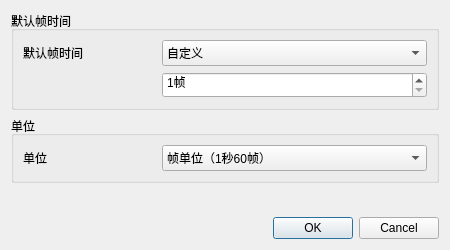
<?xml version="1.0" encoding="UTF-8"?>
<ui version="4.0">
 <class>W_ALE_CellDataGlobal</class>
 <widget class="QDialog" name="W_ALE_CellDataGlobal">
  <property name="geometry">
   <rect>
    <x>0</x>
    <y>0</y>
    <width>450</width>
    <height>250</height>
   </rect>
  </property>
  <property name="windowTitle">
   <string>编辑帧设置</string>
  </property>
  <property name="styleSheet">
   <string notr="true">
QComboBox QAbstractItemView::item { min-height: 26px;}</string>
  </property>
  <layout class="QVBoxLayout" name="verticalLayout">
   <item>
    <widget class="QGroupBox" name="groupBox">
     <property name="title">
      <string>默认帧时间</string>
     </property>
     <layout class="QGridLayout" name="gridLayout" columnstretch="1,0">
      <item row="0" column="0" colspan="2">
       <widget class="QStackedWidget" name="stackedWidget">
        <property name="currentIndex">
         <number>0</number>
        </property>
        <widget class="QWidget" name="page_frameUnit">
         <layout class="QGridLayout" name="gridLayout_3" columnstretch="1,2">
          <property name="leftMargin">
           <number>0</number>
          </property>
          <property name="topMargin">
           <number>0</number>
          </property>
          <property name="rightMargin">
           <number>0</number>
          </property>
          <property name="bottomMargin">
           <number>0</number>
          </property>
          <item row="0" column="0">
           <widget class="QLabel" name="label_frameUnit">
            <property name="text">
             <string>默认帧时间</string>
            </property>
           </widget>
          </item>
          <item row="0" column="1">
           <widget class="QComboBox" name="comboBox_frameUnit">
            <property name="minimumSize">
             <size>
              <width>0</width>
              <height>26</height>
             </size>
            </property>
            <item>
             <property name="text">
              <string>自定义</string>
             </property>
            </item>
           </widget>
          </item>
          <item row="1" column="1">
           <widget class="QSpinBox" name="spinBox_frameUnit">
            <property name="minimumSize">
             <size>
              <width>0</width>
              <height>26</height>
             </size>
            </property>
            <property name="suffix">
             <string>帧</string>
            </property>
            <property name="minimum">
             <number>1</number>
            </property>
            <property name="maximum">
             <number>999999</number>
            </property>
           </widget>
          </item>
         </layout>
        </widget>
        <widget class="QWidget" name="page_secondUnit">
         <layout class="QGridLayout" name="gridLayout_4" columnstretch="1,2">
          <property name="leftMargin">
           <number>0</number>
          </property>
          <property name="topMargin">
           <number>0</number>
          </property>
          <property name="rightMargin">
           <number>0</number>
          </property>
          <property name="bottomMargin">
           <number>0</number>
          </property>
          <item row="0" column="0">
           <widget class="QLabel" name="label_secondUnit">
            <property name="text">
             <string>默认帧时间</string>
            </property>
           </widget>
          </item>
          <item row="0" column="1">
           <widget class="QComboBox" name="comboBox_secondUnit">
            <property name="minimumSize">
             <size>
              <width>0</width>
              <height>26</height>
             </size>
            </property>
            <item>
             <property name="text">
              <string>自定义</string>
             </property>
            </item>
           </widget>
          </item>
          <item row="1" column="1">
           <widget class="QDoubleSpinBox" name="doubleSpinBox_secondUnit">
            <property name="minimumSize">
             <size>
              <width>0</width>
              <height>26</height>
             </size>
            </property>
            <property name="suffix">
             <string>秒</string>
            </property>
            <property name="minimum">
             <double>0.010000000000000</double>
            </property>
            <property name="maximum">
             <double>100.000000000000000</double>
            </property>
            <property name="singleStep">
             <double>0.100000000000000</double>
            </property>
           </widget>
          </item>
         </layout>
        </widget>
       </widget>
      </item>
     </layout>
    </widget>
   </item>
   <item>
    <widget class="QGroupBox" name="groupBox_2">
     <property name="title">
      <string>单位</string>
     </property>
     <layout class="QHBoxLayout" name="horizontalLayout" stretch="1,2">
      <item>
       <widget class="QLabel" name="label_frameUnit_2">
        <property name="text">
         <string>单位</string>
        </property>
       </widget>
      </item>
      <item>
       <widget class="QComboBox" name="comboBox_unit">
        <property name="minimumSize">
         <size>
          <width>0</width>
          <height>26</height>
         </size>
        </property>
        <item>
         <property name="text">
          <string>帧单位（1秒60帧）</string>
         </property>
        </item>
        <item>
         <property name="text">
          <string>秒单位（1秒100帧）</string>
         </property>
        </item>
       </widget>
      </item>
     </layout>
    </widget>
   </item>
   <item>
    <spacer name="verticalSpacer">
     <property name="orientation">
      <enum>Qt::Vertical</enum>
     </property>
     <property name="sizeHint" stdset="0">
      <size>
       <width>20</width>
       <height>40</height>
      </size>
     </property>
    </spacer>
   </item>
   <item>
    <widget class="QDialogButtonBox" name="buttonBox">
     <property name="orientation">
      <enum>Qt::Horizontal</enum>
     </property>
     <property name="standardButtons">
      <set>QDialogButtonBox::Cancel|QDialogButtonBox::Ok</set>
     </property>
    </widget>
   </item>
  </layout>
 </widget>
 <resources/>
 <connections>
  <connection>
   <sender>buttonBox</sender>
   <signal>rejected()</signal>
   <receiver>W_ALE_CellDataGlobal</receiver>
   <slot>reject()</slot>
   <hints>
    <hint type="sourcelabel">
     <x>340</x>
     <y>240</y>
    </hint>
    <hint type="destinationlabel">
     <x>286</x>
     <y>274</y>
    </hint>
   </hints>
  </connection>
  <connection>
   <sender>comboBox_unit</sender>
   <signal>currentIndexChanged(int)</signal>
   <receiver>stackedWidget</receiver>
   <slot>setCurrentIndex(int)</slot>
   <hints>
    <hint type="sourcelabel">
     <x>201</x>
     <y>121</y>
    </hint>
    <hint type="destinationlabel">
     <x>112</x>
     <y>163</y>
    </hint>
   </hints>
  </connection>
 </connections>
</ui>
